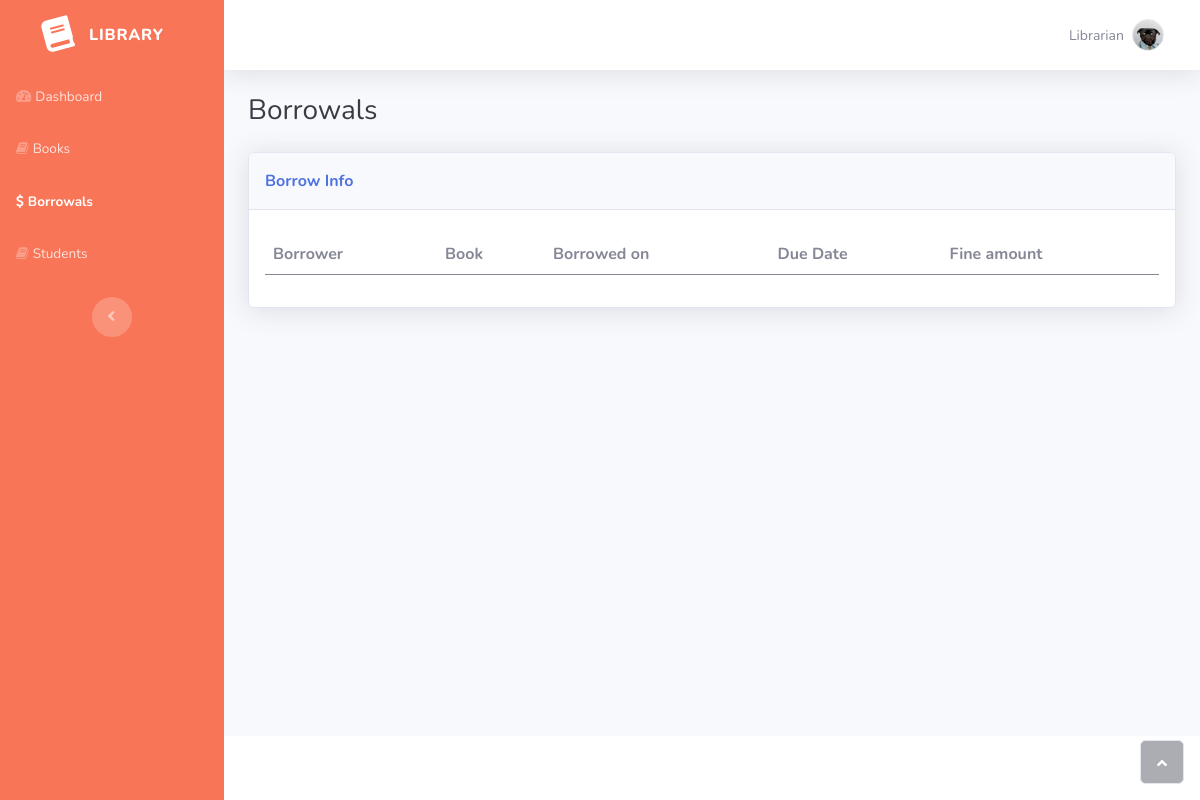
Page /borrows/ on the earlier database version.
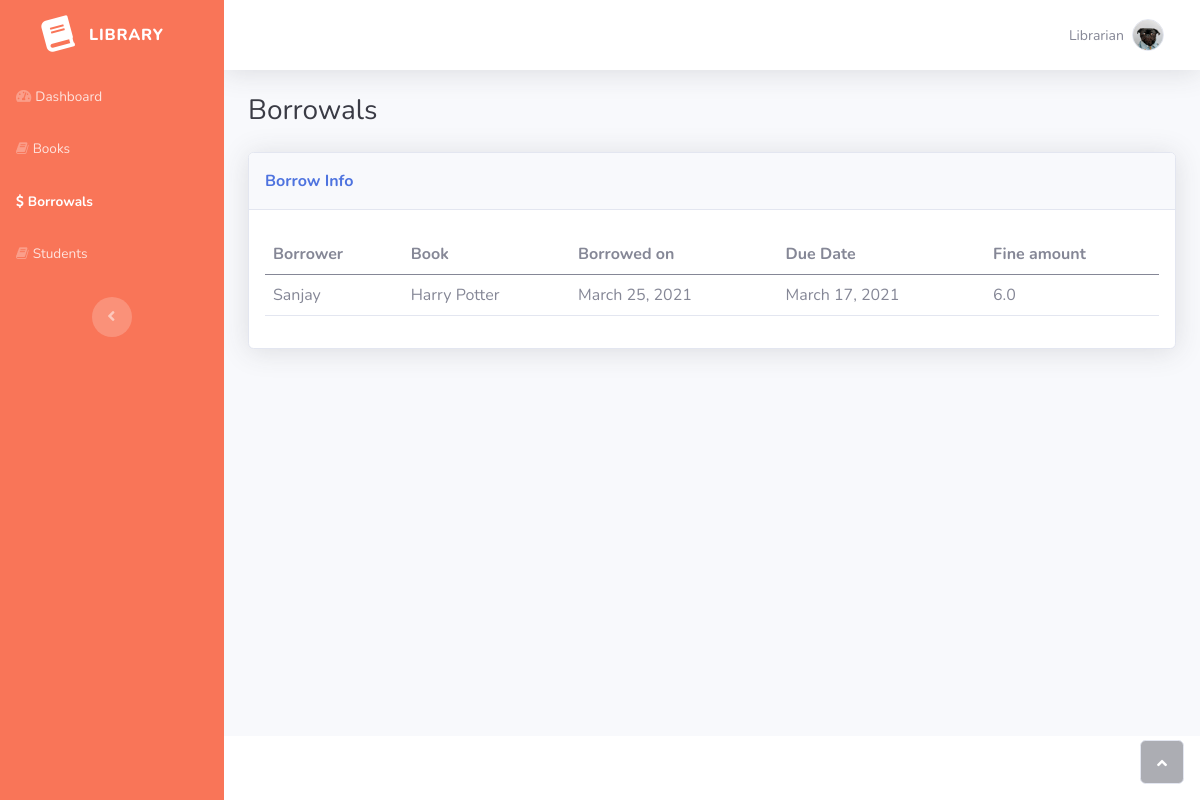
Same page on the later database version.
### library/models.py (models this page shows, shortened)
class Borrow(models.Model):
    borrower = models.OneToOneField(Student, on_delete=models.CASCADE)
    borrowed_on = models.DateField(auto_now_add=True)
    due_date = models.DateField(null=True)
    book = models.OneToOneField(Book, on_delete=models.CASCADE, default=None)

class Student(models.Model):
    fullname = models.CharField(max_length=200, null=True)
    roll_number = models.CharField(max_length=20, null=True)
    email = models.EmailField(null=True)
    academic_year = models.CharField(max_length=200,
        choices= (
            ('I year', 'I year'),
            ('II year', 'II year'),
            ('III year', 'III year'),
            ('IV year', 'IV year')
        )
    )
    fine_amount = models.FloatField(null=True, default=0.0)
    def __str__(self):
        return self.fullname

class Book(models.Model):
    isbn_number = models.CharField(max_length=20, null=True)
    title = models.CharField(max_length=200, null=True)
    author = models.CharField(max_length=200, null=True)
    copies = models.IntegerField(null=True)

### library/views.py (the view)
# urls.py: path('borrows/', views.borrows, name='borrows'),
def borrows(request):
    borrows = Borrow.objects.all()
    for b in borrows:
        if b.due_date < timezone.now().date():
            diff = datetime.now().date() - b.due_date
            fine = diff.days * 0.75
            s = b.borrower
            s.fine_amount = fine
            s.save()
    return render(request, 'library/borrows.html', {'borrows': borrows})

### library/templates/library/borrows.html (shortened to what the changed rows need)
{% load static %}
<!DOCTYPE html>
<html>
<head>
    <link rel="stylesheet" href="{% static 'bootstrap/css/bootstrap.min.css' %}">
    <link rel="stylesheet" href="{% static 'fonts/fontawesome-all.min.css' %}">
    <link rel="stylesheet" href="{% static 'fonts/font-awesome.min.css' %}">
    <link rel="stylesheet" href="{% static 'fonts/fontawesome5-overrides.min.css' %}">
</head>
<body id="page-top">
    <div id="wrapper">
        <div class="d-flex flex-column" id="content-wrapper">
            <div id="content">
                <div class="container-fluid">
                    <div class="card shadow">
                        <div class="card-body">
                            <div class="table-responsive table mt-2" id="dataTable" role="grid" aria-describedby="dataTable_info">
                                <table class="table my-0" id="dataTable">
                                    <thead>
                                        <tr>
                                            <th>Borrower</th>
                                            <th>Book</th>
                                            <th>Borrowed on</th>
                                            <th>Due Date</th>
                                            <th>Fine amount</th>
                                        </tr>
                                    </thead>
                                    <tbody>
                                        {% for borrow in borrows %}
                                            <tr>
                                                <td>{{borrow.borrower}}</td>
                                                <td>{{borrow.book.title}}</td>
                                                <td>{{borrow.borrowed_on}}</td>
                                                <td>{{borrow.due_date}}</td>
                                                <td>{{borrow.borrower.fine_amount}}</td>
                                            </tr>
                                        {% endfor %}
                                    </tbody>
                                </table>
                            </div>
                        </div>
                    </div>
                </div>
            </div>
        </div><a class="border rounded d-inline scroll-to-top" href="#page-top"><i class="fas fa-angle-up"></i></a>
    </div>
</body>
</html>

Differences in the rows shown:
added Borrow: borrower "Sanjay", book "Harry Potter", borrowed_on "March 25, 2021", due_date "March 17, 2021", borrower.fine_amount "6.0"
